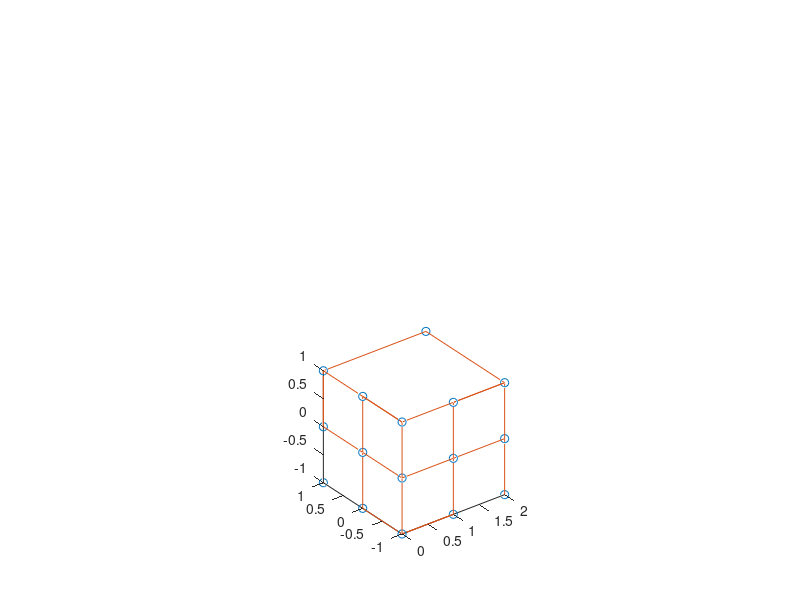

This chart was generated by the following MATLAB code: (Note: this script raises an error after producing the figure.)


%clf
% cubeNode0=[+0,+1,-1;
%           +0,-1,-1;
%           +0, 0, 0;
%           +0,-1,+1;
%           +0,+1,+1;
%           +2,+1,-1;
%           +2,-1,-1;
%           +2, 0, 0;
%           +2,-1,+1;
%           +2,+1,+1];
cubeNode=[+0,+1,-1;
          +0,+0,-1;
          +0,-1,-1;
          +1,-1,-1;
          +2,-1,-1;          
          +2,-1, 0;
          +1,-1, 0;
          +0,-1, 0;
          +0,+0, 0;
          +0,+1, 0;
          +0,+1,+1;
          +0,+0,+1;
          +0,-1,+1;
          +1,-1,+1;
          +2,-1,+1;
          +2,+1,+1];
          
cubeShapeIdx=[(1:size(cubeNode,1))';
               11;10;1;2;9;12;13;8;3;4;7;14;15;6];
cubeShape=cubeNode(cubeShapeIdx,:);

%% Show 3d shape
subplot(2,1,2);
plot3(cubeNode (:,1),cubeNode (:,2),cubeNode (:,3),'o',...
      cubeShape(:,1),cubeShape(:,2),cubeShape(:,3),'-');
axis equal;

%% Set camera parameter
u_fov=1;
a_aspect=9/16;
FOV_H=2*pi*120/360;
v_fov=a_aspect*u_fov;
camF=u_fov/tan(FOV_H/2);
camFrame=[-u_fov,+u_fov,-v_fov,v_fov];

%% 
tend=700;
c1hist=zeros(tend,6);

%while(1)
    for t=1:tend
        
        xofs0=-5.0;
        xofs1=1.0;
        %xofs=t/tend*(xofs1-xofs0)+xofs0;
        %xofs=(-0.5*cos(t/tend*2*pi)+0.5)*(xofs1-xofs0)+xofs0;
        %yofs=-1.5; 
        xofs=1-3.0*cos(10*t/tend*2*pi);
        yofs=-3.0*sin(10*t/tend*2*pi);
        zofs=1.5+0.5*sin(35*t/tend*2*pi);
    
        %% Set camera position
        c0ofs=[   1,   0,  -1];
        
        c1ofs=[xofs,yofs,zofs];d1ofs=c0ofs-c1ofs;
        rxy1=norm(d1ofs(1,1:2));
        c1dir=[atan2(d1ofs(3),rxy1), atan2(d1ofs(2),d1ofs(1)), 0 ];
        c1=[c1ofs,c1dir];
        
        ep=0.1*[cos(c1dir(2)),-sin(c1dir(2)),0];
        c2ofs=[xofs+ep(1),yofs+ep(2),zofs];d2ofs=c0ofs-c2ofs;
        rxy2=norm(d2ofs(1,1:2));
        c2dir=[atan2(d2ofs(3),rxy2), atan2(d2ofs(2),d2ofs(1)), 0 ];
        c2=[c2ofs,c2dir];
        
        %% Rendaring 
        m1=world2cam(cubeNode,camF,c1);
        m1shape=m1(cubeShapeIdx,:);
        m2=world2cam(cubeNode,camF,c2);
        m2shape=m2(cubeShapeIdx,:);

        %% History
        c1hist(t,1:6)=c1;
        
        %% Plot
        subplot(2,2,1);
        plot( m1     (:,1), m1     (:,2), 'ob',...
              m1shape(:,1), m1shape(:,2), '-r');     
        axis equal;
        axis (camFrame);
        
        subplot(2,2,2);
        plot( m2     (:,1), m2     (:,2), 'ob',...
              m2shape(:,1), m2shape(:,2), '-r');              
        axis equal;
        axis (camFrame);

        subplot(2,1,2);
        plot3(cubeNode (:,1),cubeNode (:,2),cubeNode (:,3),'ob',...
              cubeShape(:,1),cubeShape(:,2),cubeShape(:,3),'-r',...
              c1hist   (1:t,1),c1hist(1:t,2),c1hist(1:t,3),'-g');             
        axis equal;

        drawnow ;
    end
%end